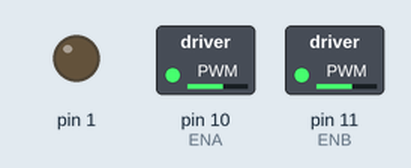
Recording of a sketch running on a simulated Arduino Uno, built with avr-gcc and run on an emulated ATmega328P. On the bench: switched loads named in the sketch (green lamp = pin HIGH), output pins drawn as LEDs (lit = HIGH).

Above: at 0.1 s.
Timing chart, 0 to 1.6 s (numbered marks = the images above):
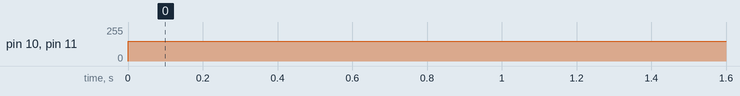

The sketch:

motor_test.ino
```cpp
#define in1 4
#define in2 5
#define in3 6
#define in4 7
#define ENA 10
#define ENB 11

void setup() {
  pinMode(OUTPUT, in1);
  pinMode(OUTPUT, in2);
  pinMode(OUTPUT, in3);
  pinMode(OUTPUT, in4);
  pinMode(OUTPUT, ENA);
  pinMode(OUTPUT, ENB);

}

void loop() {
  motor(150, 150);

}
int motor(int input_value_L, int input_value_R) {
  if (input_value_R >= 0 and input_value_L >= 0) {
    digitalWrite(in1, HIGH);
    digitalWrite(in2, LOW);
    digitalWrite(in3, HIGH);
    digitalWrite(in4, LOW);
    analogWrite(ENA, input_value_R );
    analogWrite(ENB, input_value_L);
  }
  else if (input_value_R >= 0 and input_value_L <= 0) {
    digitalWrite(in1, HIGH);
    digitalWrite(in2, LOW);
    digitalWrite(in3, LOW);
    digitalWrite(in4, HIGH);
    analogWrite(ENA, input_value_R);
    analogWrite(ENB, abs(input_value_L));
  }
  else if (input_value_R <= 0 and input_value_L >= 0) {
    digitalWrite(in1, LOW);
    digitalWrite(in2, HIGH);
    digitalWrite(in3, HIGH);
    digitalWrite(in4, LOW);
    analogWrite(ENA, abs(input_value_R));
    analogWrite(ENB, input_value_L );
  }
  else if (input_value_R == 0 and input_value_L == 0) {
    digitalWrite(in1, LOW);
    digitalWrite(in2, LOW);
    digitalWrite(in3, LOW);
    digitalWrite(in4, LOW);
    analogWrite(ENA, input_value_R);
    analogWrite(ENB, input_value_L );
  }
  else {
    digitalWrite(in1, LOW);
    digitalWrite(in2, HIGH);
    digitalWrite(in3, LOW);
    digitalWrite(in4, HIGH);
    analogWrite(ENA, abs(input_value_R));
    analogWrite(ENB, abs(input_value_L));
  }

}
```

Measured:
- by itself, pin 10 (ENA), pin 11 (ENB): 0/255 → 150/255 at 0.00 s
